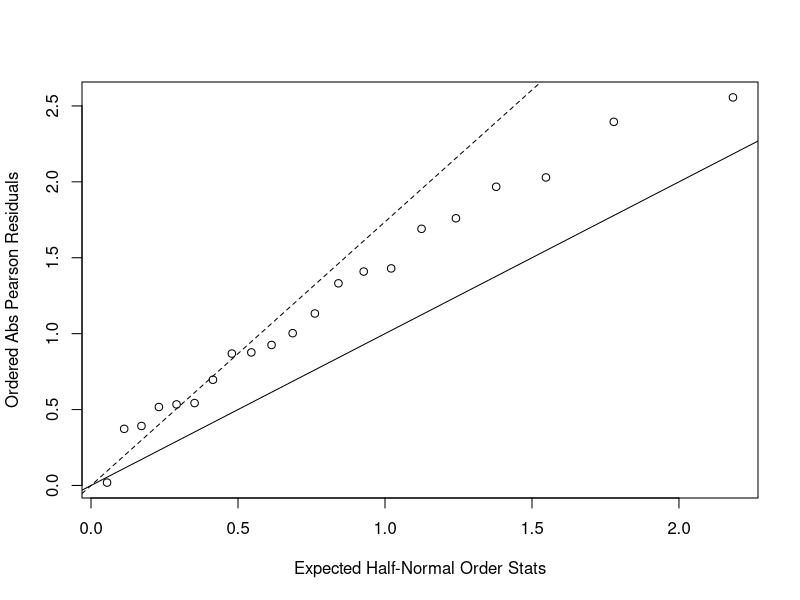

Write the R code that produced this figure.
## ---- chunk 1
library(tidyverse)
## ---- chunk 2
case = tibble(
  age = c(25, 35, 45, 55, 65, 75),
  non_exposed = c(0, 5, 21, 34, 36, 8),
  exposed = c(1, 4, 25, 42, 19, 5)
) %>% 
  mutate(study = 'case')
control = tibble(
  age = c(25, 35, 45, 55, 65, 75),
  non_exposed = c(106, 164, 138, 139, 88, 31),
  exposed = c(9, 26, 29, 27, 18, 0)
) %>% 
  mutate(study = 'control')
## ---- chunk 3
p1 = 
  rbind(case, control) %>%
  gather(key = 'exposure_status', value = 'number', non_exposed:exposed) %>% 
  mutate(exposure_status = recode(exposure_status, non_exposed = '0', exposed = '1')) %>% 
  mutate(exposure_status = as.factor(exposure_status)) %>% 
  spread(key = study, value = number)  %>% 
  select(case, control, exposure_status, age)
p1
## ---- chunk 4
fit = glm(cbind(case, control) ~ exposure_status + age, family = binomial(link = 'logit'), p1)
summary(fit)
## ---- chunk 5
fit_0 = glm(cbind(case, control) ~ age, family = binomial(link = 'logit'), p1)
G0 = sum(residuals(fit, type = 'pearson')^2) # pearson chisq 
phi = G0 / 9
test_statistic = (fit_0$deviance - fit$deviance) / phi
test_statistic
1 - pf(test_statistic, 1, 9) 
## ---- chunk 6
  y_bean_oa75 = c(10, 23, 23, 26, 17)
  m_bean_oa75 = c(39, 62, 81, 51, 39)
  y_bean_oa73 = c(8, 10, 8, 23, 0)
  m_bean_oa73 = c(16, 30, 28, 45, 4)
 
  
bean = tibble(
    y = c(y_bean_oa75, y_bean_oa73),
    m = c(m_bean_oa75, m_bean_oa73),
    extract = 'bean',
    seed = c(rep('75', length(y_bean_oa75)), rep('73', length(y_bean_oa73)))
) 


y_cucbr_oa75 = c(5, 53, 55, 32, 46, 10)
m_cucbr_oa75 = c(6, 74, 72, 51, 79, 13)
y_cucbr_oa73 = c(3, 22, 15, 32, 3)
m_cucbr_oa73 = c(12, 41, 30, 51, 7)
  
cucumber = tibble(
    y = c(y_cucbr_oa75, y_cucbr_oa73),
    m = c(m_cucbr_oa75, m_cucbr_oa73),
    extract = 'cucumber',
    seed = c(rep('75', length(y_cucbr_oa75)), rep('73', length(y_cucbr_oa73))) 
    )
p2 = 
  rbind(bean, cucumber) %>% 
  mutate(x = m - y) %>% 
  select(y, x, seed, extract)
  
## ---- chunk 7
fit_glm = glm(cbind(y, x) ~ seed + extract, family = binomial(link = 'logit'), p2)
summary(fit_glm)
## ---- chunk 8
pval = 1 - pchisq(fit_glm$deviance, 18)
pval #bad fit
## ---- chunk 9
res = residuals(fit_glm, type = 'pearson')
plot(qnorm((21 + 1:21 + 0.5)/(2*21 + 1.125)), sort(abs(res)),xlab = 'Expected Half-Normal Order Stats', ylab = 'Ordered Abs Pearson Residuals')
abline(a = 0, b = 1)
abline(a = 0, b = sqrt(phi), lty = 2)
## ---- chunk 10
G.stat = sum(residuals(fit_glm, type = 'pearson')^2) 
G.stat
phi = G.stat / 18
phi

summary(fit_glm, dispersion = phi)
